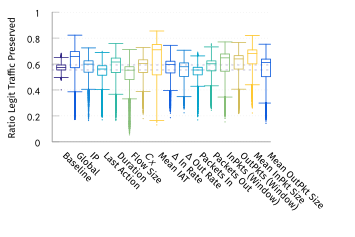

Here is the gnuplot script that generated this plot:
set terminal tikz standalone color size 9cm,6cm font '\scriptsize' preamble '\usepackage{microtype} \usepackage[sfdefault]{FiraSans} \usepackage{newtxsf} \usepackage[T1]{fontenc} \renewcommand*\oldstylenums[1]{{\firaoldstyle #1}} \usepackage[binary-units, per-mode=symbol]{siunitx} \sisetup{detect-all}' createstyle
set output "ftprep-box-pres.tex"

load "parula.pal"
#load "inferno.pal"

set style line 102 lc rgb '#a0a0a0' lt 1 lw 1
set style boxplot outliers pointtype 7
set style data boxplot
set border ls 102
set colorbox border 102
set key textcolor rgb "black"
set tics textcolor rgb "black"
set label textcolor rgb "black"

set border 3
set grid y
set xtics nomirror
set xtics rotate by -45
set ytics nomirror

set key autotitle columnhead
set datafile separator ","

#set xlabel "Iteration ($t \\cdot{} \\SI{50}{\\milli\\second}$)"
set ylabel "Ratio Legit Traffic Preserved"

set yrange [0.0:1.0]
set xrange [-1.0:23.0]
set xtics ("Baseline" 0.0, \
	"Global" 1.5, \
	"IP" 3.0, \
	"Last Action" 4.5, \
	"Duration" 6.0, \
	"Flow Size" 7.5, \
	"$C_X$" 9.0, \
	"Mean IAT" 10.5, \
	"$\\Delta$ In Rate" 12.0, \
	"$\\Delta$ Out Rate" 13.5, \
	"Packets In" 15.0, \
	"Packets Out" 16.5, \
	"InPkts (Window)" 18.0, \
	"OutPkts (Window)" 19.5, \
	"Mean InPkt Size" 21.0, \
	"Mean OutPkt Size" 22.5, \
	) scale 0.0
#set key inside bottom right
set boxwidth 1
unset key
set pointsize 0.1

stats '../results/baseline-2-avg.csv' u 3
set arrow from -1.0,STATS_up_quartile to 23.0,STATS_up_quartile nohead ls 1 dt "." lc rgb '#a7352a87'
set arrow from -1.0,STATS_lo_quartile to 23.0,STATS_lo_quartile nohead ls 1 dt "." lc rgb '#a7352a87'

plot '../results/baseline-2-avg.csv' u (0.0):3:(1.0) ls 1, \
     '../results/ft-g-avg.csv' u (1.5):3:(1.0) ls 2, \
     '../results/ft-f0-avg.csv' u (3.0):3:(1.0) ls 3, \
     '../results/ft-f1-avg.csv' u (4.5):3:(1.0) ls 4, \
     '../results/ft-f2-avg.csv' u (6.0):3:(1.0) ls 5, \
     '../results/ft-f3-avg.csv' u (7.5):3:(1.0) ls 6, \
     '../results/ft-f4-avg.csv' u (9.0):3:(1.0) ls 7, \
     '../results/ft-f5-avg.csv' u (10.5):3:(1.0) ls 8, \
     '../results/ft-f6-avg.csv' u (12.0):3:(1.0) ls 2, \
     '../results/ft-f7-avg.csv' u (13.5):3:(1.0) ls 3, \
     '../results/ft-f8-avg.csv' u (15.0):3:(1.0) ls 4, \
     '../results/ft-f9-avg.csv' u (16.5):3:(1.0) ls 5, \
     '../results/ft-f10-avg.csv' u (18.0):3:(1.0) ls 6, \
     '../results/ft-f11-avg.csv' u (19.5):3:(1.0) ls 7, \
     '../results/ft-f12-avg.csv' u (21.0):3:(1.0) ls 8, \
     '../results/ft-f13-avg.csv' u (22.5):3:(1.0) ls 2

set out
